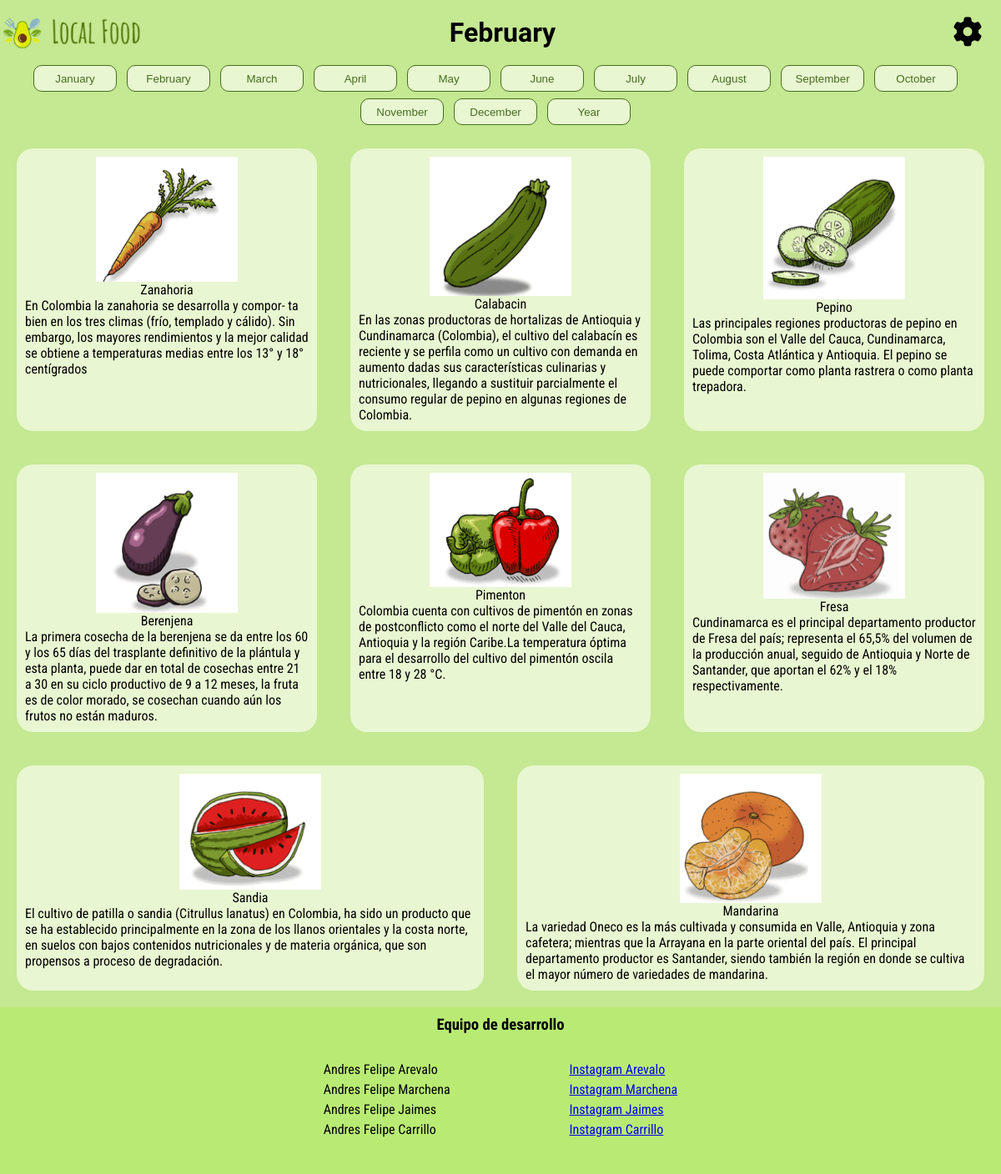
The app's page /meses/February with its own data.
### Aplicaciones/apiproductost/models.py (models this page shows, shortened)
class Temporada(models.Model):
    id = models.AutoField(primary_key=True)  # Debería ser AutoField, no "AutoField".
    nombreproducto = models.CharField(max_length=255)
    Descripcion = models.TextField()  # El nombre del campo debe ser "descripcion", en minúsculas.
    MES_CHOICES = [
    ('January', 'January'),
    ('February', 'February'),
    ('March', 'March'),
    ('April', 'April'),
    ('May', 'May'),
    ('June', 'June'),
    ('July', 'July'),
    ('August', 'August'),
    ('September', 'September'),
    ('October', 'October'),
    ('November', 'November'),
    ('December', 'December'),
    ]
    mes = models.CharField(max_length=20, choices=MES_CHOICES, null=True, verbose_name='Mes')
    class Meta:
        verbose_name_plural = 'Meses'
    imageproducto = models.ImageField(upload_to='temporada/', null=True)  # Debería ser "ImageField", no "FileField".

### Aplicaciones/apiproductost/views.py (the view)
# urls.py: path('meses/<str:x>', views.meses, name = 'meses'),
def meses(request,x):
    pro_mes= Temporada.objects.filter(mes=x)
    meses = list(calendar.month_name)[1:]
    return render(request, "meses.html", {'titulo':x,'pro':pro_mes, 'meses':meses})

### Aplicaciones/apiproductost/templates/meses.html (shortened to what this page needs)
{% extends "layouts/base2.html" %}
{% load static %}
{% block content %}
<link rel="stylesheet" href="{% static 'css/temporada.css' %}">
<body>
    <div class="buttons_conatiner">
        {% for mes in meses %}
        <a href="{% url 'meses' mes %}" ><button class="botones">{{ mes }}</button></a>
        {% endfor %}
        <a href="{% url 'productos' %}" ><button class="botones">Year</button></a>
    </div>
    <div class="pro_container">
        {% for m in pro %}
            <div class="info_conatiner">
                <img src="{{m.imageproducto.url}}" alt="">
                <p>{{m.nombreproducto}}</p>
                <p >{{m.Descripcion}}</p>
            </div>
        {% endfor %}
    </div>
</body>
{% endblock %}

### static/css/2header.css (style rules this page uses)
* { box-sizing: border-box; padding: 0; margin: 0; }
body { font-family: 'Roboto Condensed', sans-serif; }
img { position: center; width: 170px; display: flex; }

### static/css/temporada.css (style rules this page uses)
body { background: #C5E892; }
.buttons_conatiner { display: flex; flex-wrap: wrap; justify-content: center; min-width: 100px; }
.botones { flex: 1; min-width: 100px; height: 4vh; border: none; background: #e8f6d1; border: 1px solid #466e1d; color: #466e1d; border-radius: 10px; margin-right: 1vw; margin-bottom: 1vh; }
.pro_container { display: flex; flex-wrap: wrap; }
.info_conatiner { display: flex; flex: 1; min-width: 300px; flex-direction: column; align-items: center; margin: 20px; padding: 10px; background: #e8f6d1; border-radius: 20px; }

### records on screen
Temporada: imageproducto (picture), nombreproducto "Zanahoria", Descripcion "En Colombia la zanahoria se desarrolla y compor- ta bien en los tres climas (frío, templado y cálido). Sin embargo, los mayores rendimientos y la mejor calidad se obtiene a temperaturas medias entre los 13° y 18° centígrados"
Temporada: imageproducto (picture), nombreproducto "Calabacin", Descripcion "En las zonas productoras de hortalizas de Antioquia y Cundinamarca (Colombia), el cultivo del calabacín es reciente y se perfila como un cultivo con demanda en aumento dadas sus características culinarias y nutricionales, llegando a sustituir parcialmente el consumo regular de pepino en algunas regiones de Colombia."
Temporada: imageproducto (picture), nombreproducto "Pepino", Descripcion "Las principales regiones productoras de pepino en Colombia son el Valle del Cauca, Cundinamarca, Tolima, Costa Atlántica y Antioquia. El pepino se puede comportar como planta rastrera o como planta trepadora."
Temporada: imageproducto (picture), nombreproducto "Berenjena", Descripcion "La primera cosecha de la berenjena se da entre los 60 y los 65 días del trasplante definitivo de la plántula y esta planta, puede dar en total de cosechas entre 21 a 30 en su ciclo productivo de 9 a 12 meses, la fruta es de color morado, se cosechan cuando aún los frutos no están maduros."
Temporada: imageproducto (picture), nombreproducto "Pimenton", Descripcion "Colombia cuenta con cultivos de pimentón en zonas de postconflicto como el norte del Valle del Cauca, Antioquia y la región Caribe.La temperatura óptima para el desarrollo del cultivo del pimentón oscila entre 18 y 28 °C."
Temporada: imageproducto (picture), nombreproducto "Fresa", Descripcion "Cundinamarca es el principal departamento productor de Fresa del país; representa el 65,5% del volumen de la producción anual, seguido de Antioquia y Norte de Santander, que aportan el 62% y el 18% respectivamente."
Temporada: imageproducto (picture), nombreproducto "Sandia", Descripcion "El cultivo de patilla o sandia (Citrullus lanatus) en Colombia, ha sido un producto que se ha establecido principalmente en la zona de los llanos orientales y la costa norte, en suelos con bajos contenidos nutricionales y de materia orgánica, que son propensos a proceso de degradación."
Temporada: imageproducto (picture), nombreproducto "Mandarina", Descripcion "La variedad Oneco es la más cultivada y consumida en Valle, Antioquia y zona cafetera; mientras que la Arrayana en la parte oriental del país. El principal departamento productor es Santander, siendo también la región en donde se cultiva el mayor número de variedades de mandarina."

### other values on screen
{{ titulo }} "February"
{{ mes }} "January" "February" "March" "April" "May" "June" "July" "August" "September" "October" "November" "December"
